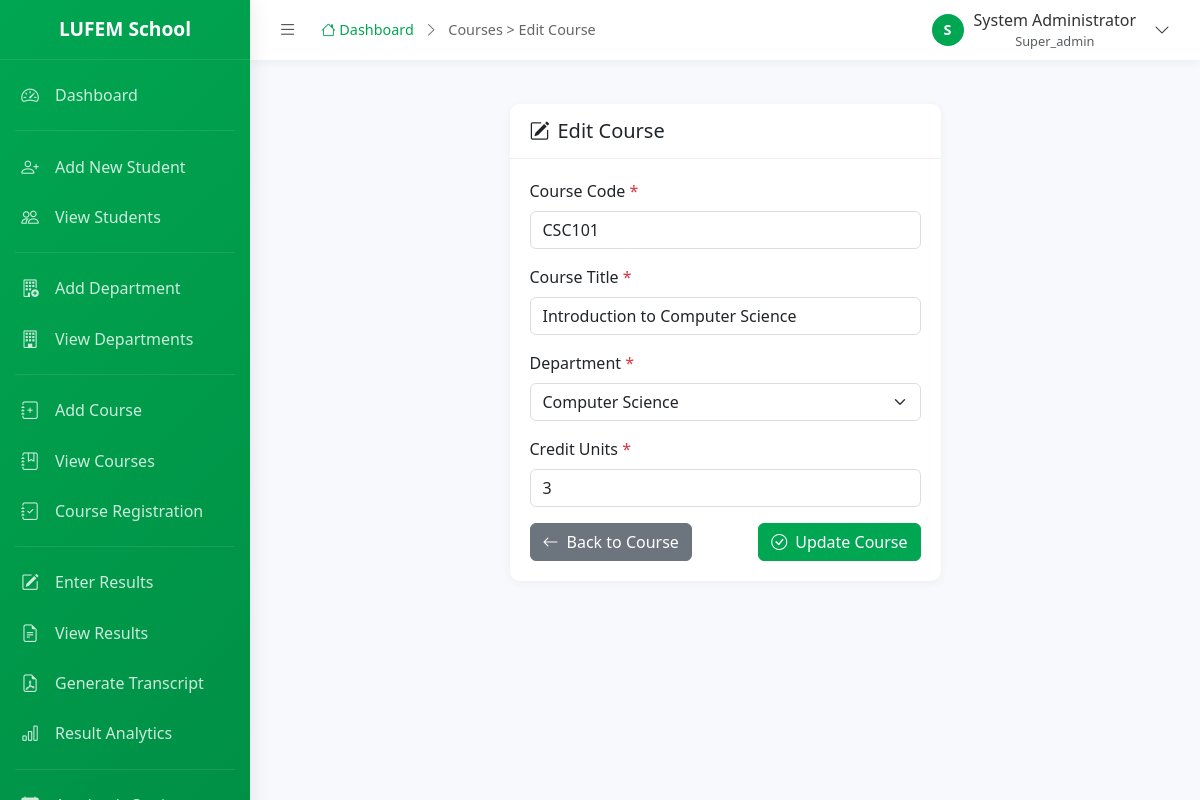
The page /admin/courses/edit.php?id=1 (signed in) on the database its author committed.
### tables this page shows
CREATE TABLE `institutions` (
  `institution_id` int(11) NOT NULL AUTO_INCREMENT,
  `institution_name` varchar(255) NOT NULL,
  `institution_code` varchar(20) NOT NULL,
  `address` text,
  `phone` varchar(20),
  `email` varchar(100),
  `website` varchar(100),
  `logo_path` varchar(255),
  `primary_color` varchar(7) DEFAULT '#00A651',
  `secondary_color` varchar(7) DEFAULT '#FFFFFF',
  `is_active` tinyint(1) DEFAULT 1,
  `created_at` timestamp NOT NULL DEFAULT CURRENT_TIMESTAMP,
  `updated_at` timestamp NOT NULL DEFAULT CURRENT_TIMESTAMP ON UPDATE CURRENT_TIMESTAMP,
  PRIMARY KEY (`institution_id`),
  UNIQUE KEY `institution_code` (`institution_code`)
);

CREATE TABLE `users` (
  `user_id` int(11) NOT NULL AUTO_INCREMENT,
  `institution_id` int(11) NOT NULL,
  `username` varchar(50) NOT NULL,
  `password` varchar(255) NOT NULL,
  `email` varchar(100),
  `full_name` varchar(255) NOT NULL,
  `role` enum('super_admin','admin','student') NOT NULL DEFAULT 'student',
  `is_active` tinyint(1) DEFAULT 1,
  `last_login` timestamp NULL DEFAULT NULL,
  `created_at` timestamp NOT NULL DEFAULT CURRENT_TIMESTAMP,
  `updated_at` timestamp NOT NULL DEFAULT CURRENT_TIMESTAMP ON UPDATE CURRENT_TIMESTAMP,
  PRIMARY KEY (`user_id`),
  UNIQUE KEY `username` (`username`),
  KEY `institution_id` (`institution_id`),
  FOREIGN KEY (`institution_id`) REFERENCES `institutions` (`institution_id`) ON DELETE CASCADE
);

CREATE TABLE `courses` (
  `course_id` int(11) NOT NULL AUTO_INCREMENT,
  `institution_id` int(11) NOT NULL,
  `department_id` int(11) NOT NULL,
  `course_code` varchar(20) NOT NULL,
  `course_title` varchar(255) NOT NULL,
  `credit_units` int(11) NOT NULL DEFAULT 1,
  `course_description` text,
  `prerequisites` varchar(255),
  `is_active` tinyint(1) DEFAULT 1,
  `created_at` timestamp NOT NULL DEFAULT CURRENT_TIMESTAMP,
  `updated_at` timestamp NOT NULL DEFAULT CURRENT_TIMESTAMP ON UPDATE CURRENT_TIMESTAMP,
  PRIMARY KEY (`course_id`),
  UNIQUE KEY `course_code_institution` (`course_code`, `institution_id`),
  KEY `institution_id` (`institution_id`),
  KEY `department_id` (`department_id`),
  FOREIGN KEY (`institution_id`) REFERENCES `institutions` (`institution_id`) ON DELETE CASCADE,
  FOREIGN KEY (`department_id`) REFERENCES `departments` (`department_id`) ON DELETE RESTRICT ON UPDATE CASCADE
);

CREATE TABLE `departments` (
  `department_id` int(11) NOT NULL AUTO_INCREMENT,
  `institution_id` int(11) NOT NULL,
  `department_name` varchar(255) NOT NULL,
  `department_code` varchar(20) NOT NULL,
  `hod_name` varchar(255),
  `description` text,
  `is_active` tinyint(1) DEFAULT 1,
  `created_at` timestamp NOT NULL DEFAULT CURRENT_TIMESTAMP,
  `updated_at` timestamp NOT NULL DEFAULT CURRENT_TIMESTAMP ON UPDATE CURRENT_TIMESTAMP,
  PRIMARY KEY (`department_id`),
  UNIQUE KEY `dept_code_institution` (`department_code`, `institution_id`),
  KEY `institution_id` (`institution_id`),
  FOREIGN KEY (`institution_id`) REFERENCES `institutions` (`institution_id`) ON DELETE CASCADE
);

### config/database.php (called while the page is built, shortened)
<?php
class Database {
    private $host = DB_HOST;
    private $user = DB_USER;
    private $pass = DB_PASS;
    private $dbname = DB_NAME;
    private $dbh;
    private $stmt;
    public function __construct() {
        $dsn = 'mysql:host=' . $this->host . ';dbname=' . $this->dbname . ';charset=utf8mb4';
        $options = array(
            PDO::ATTR_PERSISTENT => true,
            PDO::ATTR_ERRMODE => PDO::ERRMODE_EXCEPTION,
            PDO::ATTR_DEFAULT_FETCH_MODE => PDO::FETCH_ASSOC,
            PDO::ATTR_EMULATE_PREPARES => false
        );
        try {
            $this->dbh = new PDO($dsn, $this->user, $this->pass, $options);
        } catch(PDOException $e) {
            $this->error = $e->getMessage();
            echo 'Connection Error: ' . $this->error;
        }
    }
    public function query($query) {
        $this->stmt = $this->dbh->prepare($query);
    }
    public function bind($param, $value, $type = null) {
        if(is_null($type)) {
            switch(true) {
                case is_int($value):
                    $type = PDO::PARAM_INT;
                    break;
                default:
                    $type = PDO::PARAM_STR;
            }
        }
        $this->stmt->bindValue($param, $value, $type);
    }
    public function execute() {
        return $this->stmt->execute();
    }
    public function resultSet() {
        $this->execute();
        return $this->stmt->fetchAll();
    }
    public function single() {
        $this->execute();
        return $this->stmt->fetch();
    }
}
?>

### includes/functions.php (called while the page is built, shortened)
<?php
function clean_input($data) {
    $data = trim($data);
    $data = stripslashes($data);
    $data = htmlspecialchars($data);
    return $data;
}
?>

### admin/courses/edit.php (the view, shortened to what this page needs)
<?php
$breadcrumb = "Courses > Edit Course";
require_once '../../includes/functions.php';
$course_id = isset($_GET['id']) ? clean_input($_GET['id']) : '';
$db = new Database();
$institution_id = get_institution_id();
$db->query("SELECT * FROM courses WHERE course_id = :course_id AND institution_id = :institution_id");
$db->bind(':course_id', $course_id);
$db->bind(':institution_id', $institution_id);
$course = $db->single();
$db->query("SELECT * FROM departments WHERE institution_id = :institution_id ORDER BY department_name");
$db->bind(':institution_id', $institution_id);
$departments = $db->resultSet();
include_once '../includes/header.php';
?>
<div class="container-fluid py-4">
    <div class="row justify-content-center">
        <div class="col-lg-6">
            <div class="card">
                <div class="card-header">
                    <h5 class="mb-0">
                        <i class="bi bi-pencil-square me-2"></i>Edit Course
                    </h5>
                </div>
                <div class="card-body">
                    <form method="POST" action="">
                        <div class="mb-3">
                            <label for="course_code" class="form-label">
                                Course Code <span class="text-danger">*</span>
                            </label>
                            <input type="text" class="form-control" id="course_code"
                                   name="course_code" required
                                   value="<?php echo htmlspecialchars($course['course_code']); ?>"
                                   placeholder="e.g., CSC101">
                        </div>
                        <div class="mb-3">
                            <label for="course_title" class="form-label">
                                Course Title <span class="text-danger">*</span>
                            </label>
                            <input type="text" class="form-control" id="course_title"
                                   name="course_title" required
                                   value="<?php echo htmlspecialchars($course['course_title']); ?>"
                                   placeholder="e.g., Introduction to Computer Science">
                        </div>
                        <div class="mb-3">
                            <label for="department_id" class="form-label">
                                Department <span class="text-danger">*</span>
                            </label>
                            <select class="form-select" id="department_id" name="department_id" required>
                                <?php foreach ($departments as $dept): ?>
                                    <option value="<?php echo $dept['department_id']; ?>"
                                            <?php echo ($course['department_id'] == $dept['department_id']) ? 'selected' : ''; ?>>
                                        <?php echo htmlspecialchars($dept['department_name']); ?>
                                    </option>
                                <?php endforeach; ?>
                            </select>
                        </div>
                        <div class="mb-3">
                            <label for="credit_units" class="form-label">
                                Credit Units <span class="text-danger">*</span>
                            </label>
                            <input type="number" class="form-control" id="credit_units"
                                   name="credit_units" required min="1" max="10"
                                   value="<?php echo $course['credit_units']; ?>">
                        </div>
                        <div class="d-flex justify-content-between">
                            <a href="view.php?id=<?php echo $course_id; ?>" class="btn btn-secondary">
                                <i class="bi bi-arrow-left me-2"></i>Back to Course
                            </a>
                            <button type="submit" class="btn btn-primary">
                                <i class="bi bi-check-circle me-2"></i>Update Course
                            </button>
                        </div>
                    </form>
                </div>
            </div>
        </div>
    </div>
</div>
<?php include_once '../includes/footer.php'; ?>

### admin/includes/header.php (shortened to what this page needs)
<?php
$user_id = get_user_id();
$db = new Database();
$db->query("SELECT * FROM users WHERE user_id = :user_id");
$db->bind(':user_id', $user_id);
$user = $db->single();
$institution_id = get_institution_id();
$db->query("SELECT * FROM institutions WHERE institution_id = :institution_id");
$db->bind(':institution_id', $institution_id);
$institution = $db->single();
$current_page = basename($_SERVER['PHP_SELF']);
$current_dir = basename(dirname($_SERVER['PHP_SELF']));
?>
<!DOCTYPE html>
<html lang="en">
<head>
    <link href="https://cdn.jsdelivr.net/npm/bootstrap@5.3.3/dist/css/bootstrap.min.css" rel="stylesheet">
    <link href="https://cdn.jsdelivr.net/npm/bootstrap-icons@1.11.1/font/bootstrap-icons.css" rel="stylesheet">
</head>
<body>
    <div id="sidebar-wrapper">
        <div class="sidebar-heading">
            <span class="school-name"><?php echo $institution['institution_name'] ?? 'LUFEM School'; ?></span>
        </div>
        <div class="list-group list-group-flush">
            <a href="<?php echo ADMIN_URL; ?>/dashboard.php" class="list-group-item <?php echo ($current_page == 'dashboard.php') ? 'active' : ''; ?>">
                <i class="bi bi-speedometer2"></i>
                <span class="menu-text">Dashboard</span>
            </a>
            <div class="sidebar-divider"></div>
            <a href="<?php echo ADMIN_URL; ?>/students/add.php" class="list-group-item <?php echo ($current_dir == 'students' && $current_page == 'add.php') ? 'active' : ''; ?>">
                <i class="bi bi-person-plus"></i>
                <span class="menu-text">Add New Student</span>
            </a>
            <a href="<?php echo ADMIN_URL; ?>/students/index.php" class="list-group-item <?php echo ($current_dir == 'students' && $current_page == 'index.php') ? 'active' : ''; ?>">
                <i class="bi bi-people"></i>
                <span class="menu-text">View Students</span>
            </a>
            <div class="sidebar-divider"></div>
            <a href="<?php echo ADMIN_URL; ?>/departments/add.php" class="list-group-item <?php echo ($current_dir == 'departments' && $current_page == 'add.php') ? 'active' : ''; ?>">
                <i class="bi bi-building-add"></i>
                <span class="menu-text">Add Department</span>
            </a>
            <a href="<?php echo ADMIN_URL; ?>/departments/index.php" class="list-group-item <?php echo ($current_dir == 'departments' && $current_page == 'index.php') ? 'active' : ''; ?>">
                <i class="bi bi-building"></i>
                <span class="menu-text">View Departments</span>
            </a>
            <div class="sidebar-divider"></div>
            <a href="<?php echo ADMIN_URL; ?>/courses/add.php" class="list-group-item <?php echo ($current_dir == 'courses' && $current_page == 'add.php') ? 'active' : ''; ?>">
                <i class="bi bi-journal-plus"></i>
                <span class="menu-text">Add Course</span>
            </a>
            <a href="<?php echo ADMIN_URL; ?>/courses/index.php" class="list-group-item <?php echo ($current_dir == 'courses' && $current_page == 'index.php') ? 'active' : ''; ?>">
                <i class="bi bi-journal-bookmark"></i>
                <span class="menu-text">View Courses</span>
            </a>
            <a href="<?php echo ADMIN_URL; ?>/courses/registration.php" class="list-group-item <?php echo ($current_dir == 'courses' && $current_page == 'registration.php') ? 'active' : ''; ?>">
                <i class="bi bi-journal-check"></i>
                <span class="menu-text">Course Registration</span>
            </a>
            <div class="sidebar-divider"></div>
            <a href="<?php echo ADMIN_URL; ?>/results/entry.php" class="list-group-item <?php echo ($current_dir == 'results' && $current_page == 'entry.php') ? 'active' : ''; ?>">
                <i class="bi bi-pencil-square"></i>
                <span class="menu-text">Enter Results</span>
            </a>
            <a href="<?php echo ADMIN_URL; ?>/results/index.php" class="list-group-item <?php echo ($current_dir == 'results' && $current_page == 'index.php') ? 'active' : ''; ?>">
                <i class="bi bi-file-earmark-text"></i>
                <span class="menu-text">View Results</span>
            </a>
            <a href="<?php echo ADMIN_URL; ?>/results/transcript.php" class="list-group-item <?php echo ($current_dir == 'results' && $current_page == 'transcript.php') ? 'active' : ''; ?>">
                <i class="bi bi-file-earmark-pdf"></i>
                <span class="menu-text">Generate Transcript</span>
            </a>
            <a href="<?php echo ADMIN_URL; ?>/results/analytics.php" class="list-group-item <?php echo ($current_dir == 'results' && $current_page == 'analytics.php') ? 'active' : ''; ?>">
                <i class="bi bi-bar-chart"></i>
                <span class="menu-text">Result Analytics</span>
            </a>
            <div class="sidebar-divider"></div>
            <a href="<?php echo ADMIN_URL; ?>/settings/academic.php" class="list-group-item <?php echo ($current_dir == 'settings' && $current_page == 'academic.php') ? 'active' : ''; ?>">
                <i class="bi bi-calendar-check"></i>
                <span class="menu-text">Academic Settings</span>
            </a>
        </div>
    </div>
    <div id="page-content-wrapper">
        <div class="topbar">
            <div class="d-flex align-items-center">
                <button class="toggle-sidebar" id="toggleSidebar">
                    <i class="bi bi-list"></i>
                </button>
                <div class="breadcrumb-nav ms-3">
                    <a href="<?php echo ADMIN_URL; ?>/dashboard.php">
                        <i class="bi bi-house"></i> Dashboard
                    </a>
                    <?php if (isset($breadcrumb)): ?>
                        <i class="bi bi-chevron-right"></i>
                        <span><?php echo $breadcrumb; ?></span>
                    <?php endif; ?>
                </div>
            </div>
            <div class="user-dropdown">
                <button class="user-dropdown-toggle" id="userDropdownToggle">
                    <div class="user-avatar">
                        <?php echo strtoupper(substr($user['full_name'], 0, 1)); ?>
                    </div>
                    <div class="user-info d-none d-md-block">
                        <div class="user-name"><?php echo $user['full_name']; ?></div>
                        <div class="user-role text-muted" style="font-size: 0.8rem;"><?php echo ucfirst($user['role']); ?></div>
                    </div>
                    <i class="bi bi-chevron-down ms-2"></i>
                </button>
            </div>
        </div>
        <div class="main-content">

### rows shown on the page
institutions: institution_name "LUFEM School"
users: full_name "S", full_name "System Administrator", role "Super_admin"
courses: course_code "CSC101", course_title "Introduction to Computer Science", department_id "Computer Science", credit_units "3"

### other values the page prints
$breadcrumb "Courses > Edit Course"
